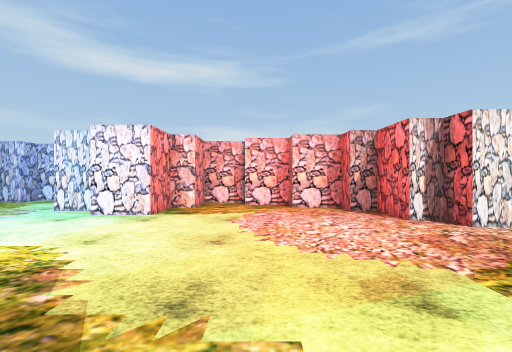
View 1 (above)

16 first-person views from a walk through a scene from a Unity 3-D project. The camera is 1.3 m above the floor, looks level and sees 90° across. The floor is counted in squares, 2 m on a side. Each view is taken from the middle of a square. On the plan, view 1 faces up. The plan holds only what a view shows up to about 9 squares ahead; the rest is blank. The place goes on beyond the plan. Some surface patterns are stand-ins.

View 2
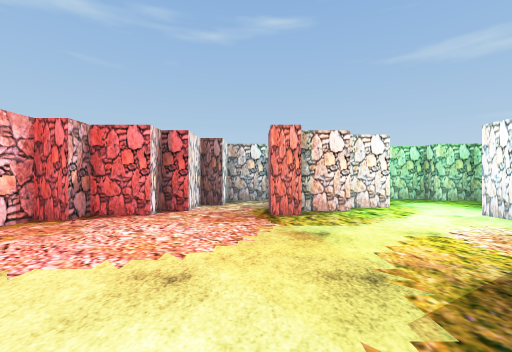

View 3
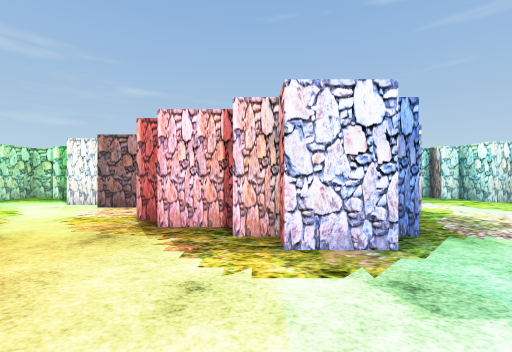

View 4
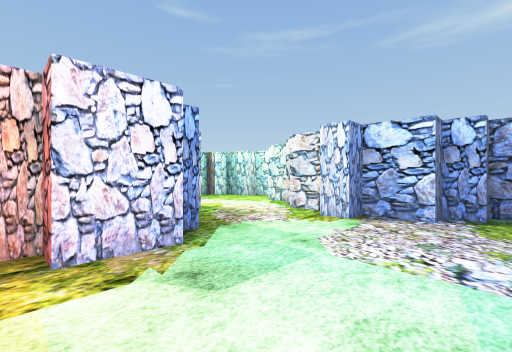

View 5
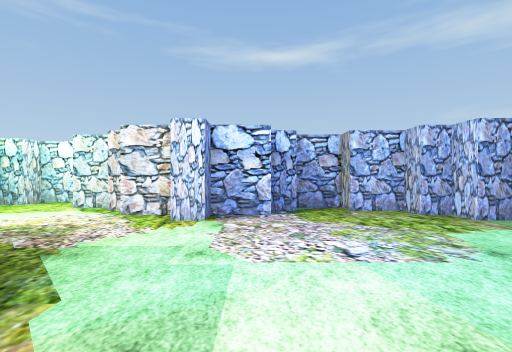

View 6
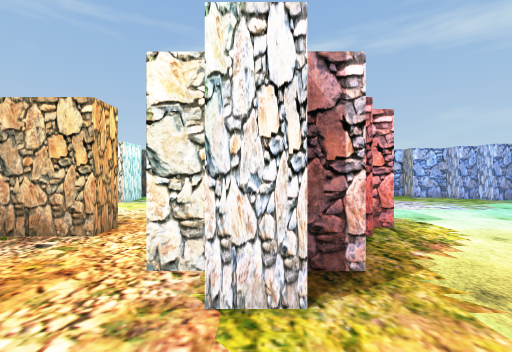

View 7
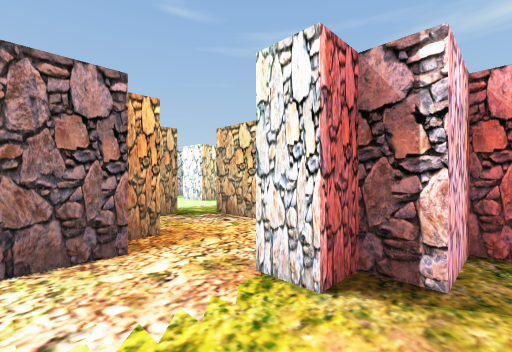

View 8
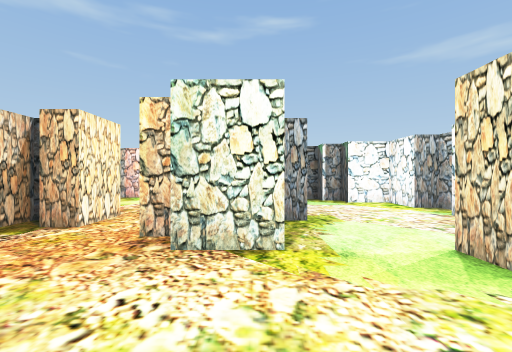

View 9
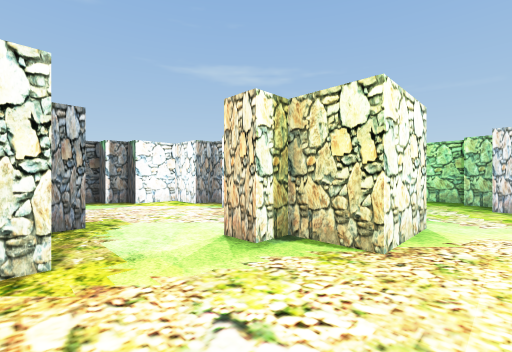

View 10
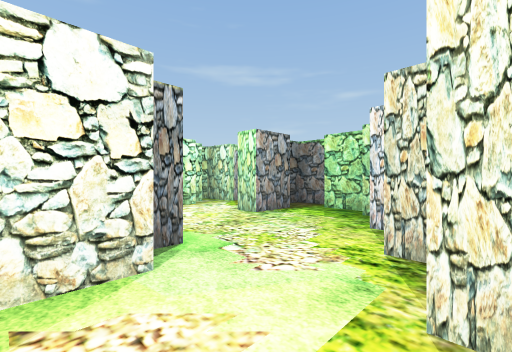

View 11
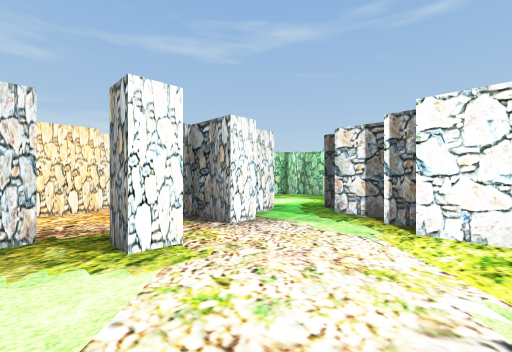

View 12
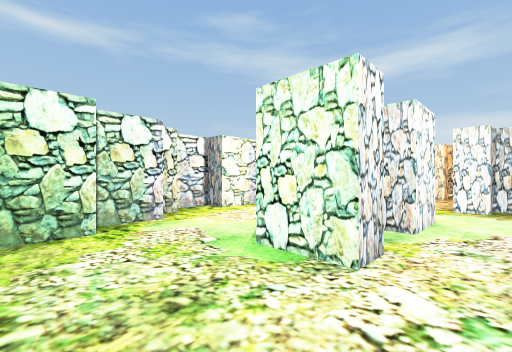

View 13
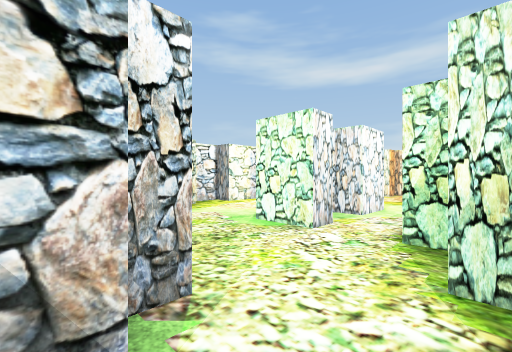

View 14
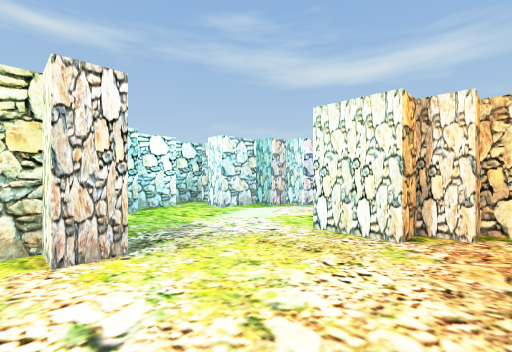

View 15
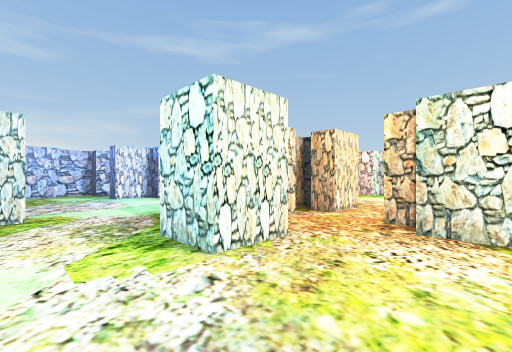

View 16
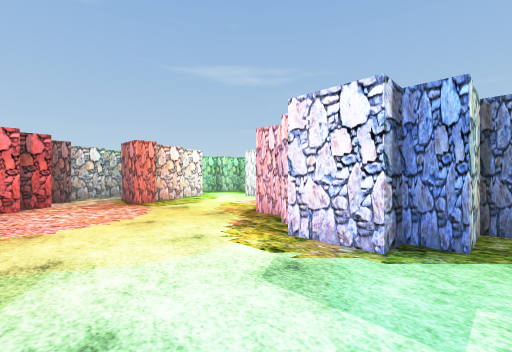

### Floor plan
Key: @ floor where view 1 was taken; # wall or solid block; . floor; O other object.
Columns run from 9 left of view 1 to 6 right of it. Each row starts with its distance up from view 1.
  8      ##
  7   OOO.####
  6   O....#.##
  5  ##...OO...OO
  4  #..........OO
  3   O..........O#O
  2    O..........OO
  1   O...#O#...O OO
  0 ##...##OO@..O #O
 -1 #...O#.O.......O
 -2 #.....OO.OOO...O
 -3  O....OOOO....OO
 -4  OOO........O##O
 -5   #..#O....O
 -6   #..##....#
 -7   O...O.O#O
 -8   O#....O
 -9    #.....O
-10     O.O#..#
-11     O#.##O
-12      ###

Positions as (right, up) in squares from view 1, and headings:
1: (0, 0), facing up
2: (-2, 2), facing right
3: (-2, 4), facing down
4: (-2, 4), facing down-left
5: (-2, 3), facing left
6: (1, 0), facing left
7: (1, 1), facing down-left
8: (-5, -3), facing right
9: (-5, -3), facing down-right
10: (-6, -6), facing down-right
11: (-2, -6), facing up-right
12: (-2, -9), facing up-left
13: (-1, -10), facing up-left
14: (-3, -4), facing up-left
15: (-6, -3), facing up-right
16: (-4, 4), facing down-right
